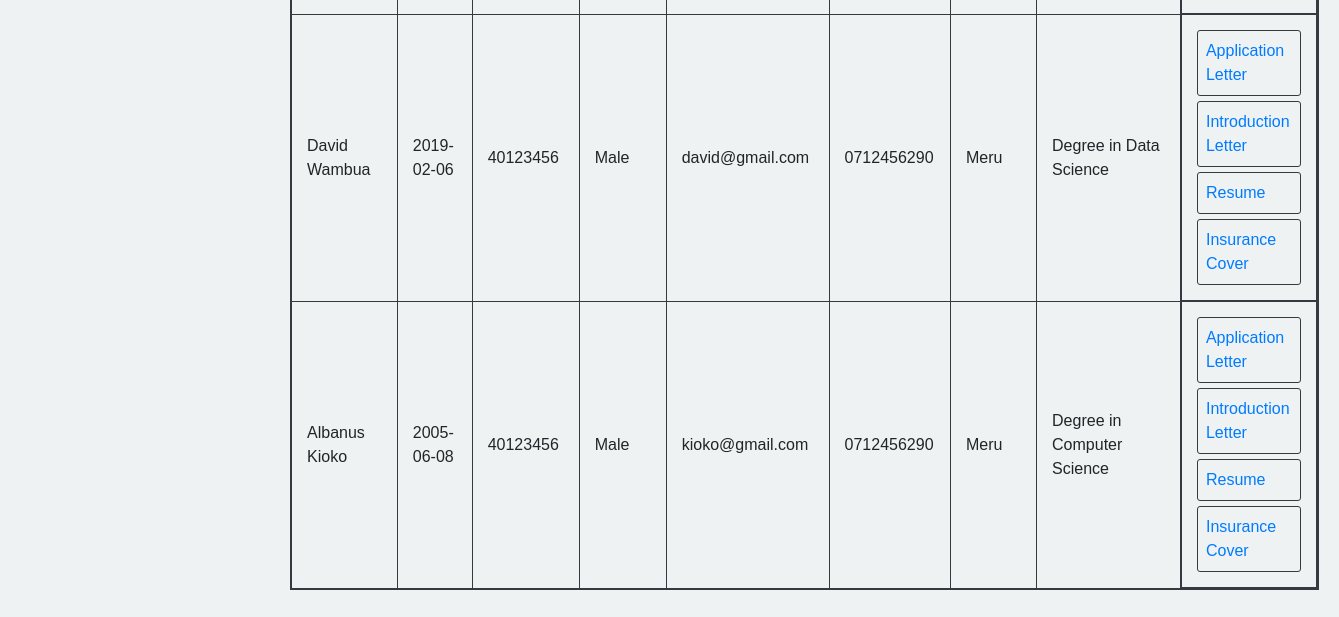
The app's page /view_applicants_for_organizations.php (lower part), older data.
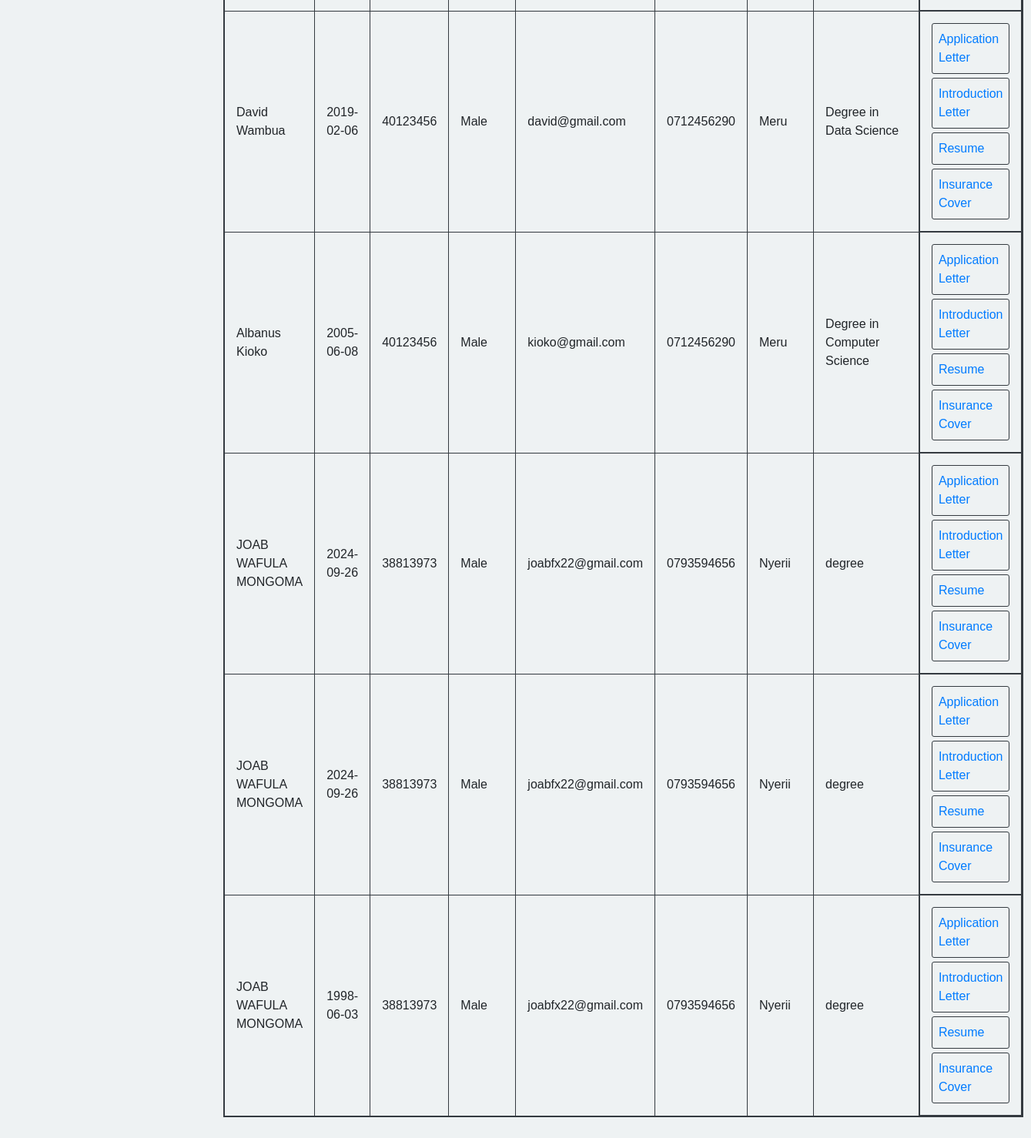
The same page, newer data.
### tables this page shows
CREATE TABLE `attachment_applications` (
  `id` int(11) NOT NULL,
  `full_name` varchar(100) NOT NULL,
  `date_of_birth` date NOT NULL,
  `id_number` varchar(20) NOT NULL,
  `gender` enum('Male','Female') NOT NULL,
  `email` varchar(100) NOT NULL,
  `mobile_number` varchar(20) NOT NULL,
  `county` varchar(100) NOT NULL,
  `education_qualifications` text NOT NULL,
  `application_letter` varchar(255) NOT NULL,
  `introduction_letter` varchar(255) NOT NULL,
  `resume` varchar(255) NOT NULL,
  `insurance_cover` varchar(255) NOT NULL,
  `status` varchar(50) NOT NULL DEFAULT 'pending'
);

### view_applicants_for_organizations.php (the view, shortened to what this page needs)
<?php
require_once 'connect.php';
$sql = "SELECT * FROM attachment_applications";
$result = mysqli_query($conn, $sql);
?>
<!DOCTYPE html>
<html lang="en">
<head>
    <link href="https://cdn.jsdelivr.net/npm/bootstrap@5.0.0-beta3/dist/css/bootstrap.min.css" rel="stylesheet" />
    <link rel="stylesheet" href="https://cdnjs.cloudflare.com/ajax/libs/font-awesome/5.15.3/css/all.min.css" />
</head>
<body>
<div class="main-content" id="mainContent">
    <?php
    if (mysqli_num_rows($result) > 0) {
        echo "<table>";
        while($row = mysqli_fetch_assoc($result)) {
            echo "<tr>";
            echo "<td>" . $row["full_name"] . "</td>";
            echo "<td>" . $row["date_of_birth"] . "</td>";
            echo "<td>" . $row["id_number"] . "</td>";
            echo "<td>" . $row["gender"] . "</td>";
            echo "<td>" . $row["email"] . "</td>";
            echo "<td>" . $row["mobile_number"] . "</td>";
            echo "<td>" . $row["county"] . "</td>";
            echo "<td>" . $row["education_qualifications"] . "</td>";
            echo "<td class='file-links'>";
            echo "<a href='" . $row["application_letter"] . "' target='_blank'>Application Letter</a>";
            echo "<a href='" . $row["introduction_letter"] . "' target='_blank'>Introduction Letter</a>";
            echo "<a href='" . $row["resume"] . "' target='_blank'>Resume</a>";
            echo "<a href='" . $row["insurance_cover"] . "' target='_blank'>Insurance Cover</a>";
            echo "</td>";
            echo "</tr>";
        }
        echo "</table>";
    } else {
        echo "<div class='alert alert-warning' role='alert'>No applicants found</div>";
    }
    ?>
</div>
</body>
</html>

Row changes from the older to the newer data that the page shows:
added attachment_applications: full_name "JOAB WAFULA MONGOMA", date_of_birth "2024-09-26", id_number "38813973", gender "Male", email "joabfx22@gmail.com", mobile_number "0793594656", county "Nyerii", education_qualifications "degree"
added attachment_applications: full_name "JOAB WAFULA MONGOMA", date_of_birth "2024-09-26", id_number "38813973", gender "Male", email "joabfx22@gmail.com", mobile_number "0793594656", county "Nyerii", education_qualifications "degree"
added attachment_applications: full_name "JOAB WAFULA MONGOMA", date_of_birth "1998-06-03", id_number "38813973", gender "Male", email "joabfx22@gmail.com", mobile_number "0793594656", county "Nyerii", education_qualifications "degree"
